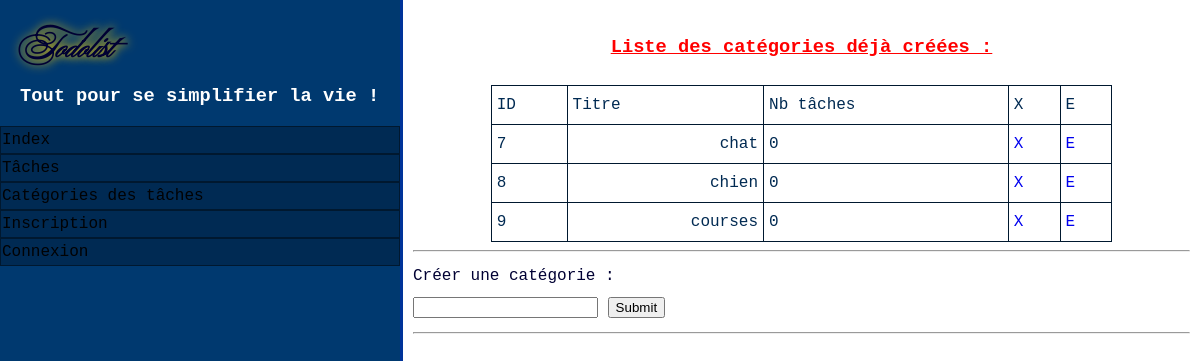
The app's page /categories.php, older data.
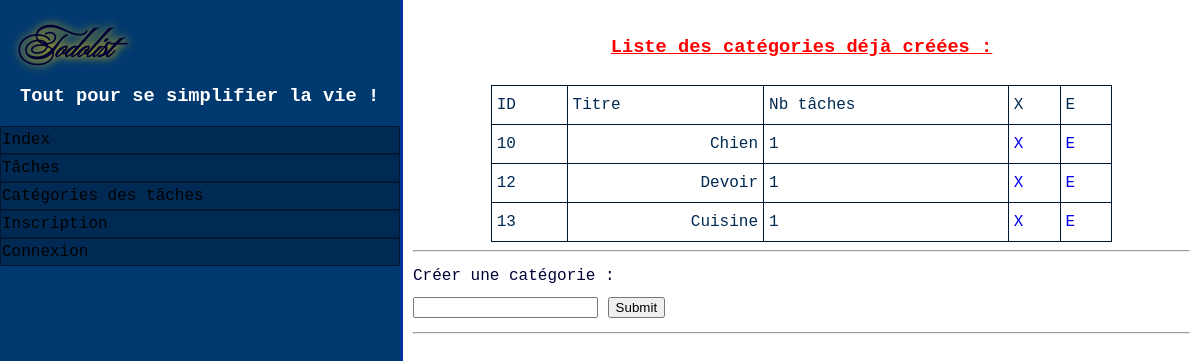
The same page, newer data.
### tables this page shows
CREATE TABLE `categories` (
  `id` int(11) NOT NULL,
  `categorie` varchar(100) NOT NULL
);

### includes/php/include_categories.php (the view, shortened to what this page needs)
<?php
function show_categories($pdo)
{
	$stmt = $pdo->query('SELECT categories.id, categories.categorie, COUNT(taches.id)'
						. ' `nbTaches` FROM categories'
						. ' LEFT JOIN taches ON taches.id_categorie = categories.id'
						. ' GROUP BY categories.id');
	while($row = $stmt->fetch())
	{
		echo "<tr>" . PHP_EOL
		. "<td>" . $row['id'] . "</td>" . PHP_EOL
		. "<td class='titre_tache'>" . htmlentities($row['categorie']) . "</td>" . PHP_EOL
		. "<td class=''>" . $row['nbTaches'] . "</td>" . PHP_EOL
		. "<td><a href=\"categories.php?delete_id=" . $row['id'] . "\">X</a></td>" . PHP_EOL
		. "<td><a href=\"categories.php?editer=" . $row['id'] . "\">E</a></td>" . PHP_EOL
		. "</tr>\n";
	}
}
?>

Row changes from the older to the newer data that the page shows:
removed categories: id "7", categorie "chat", nbTaches "0"
removed categories: id "8", categorie "chien", nbTaches "0"
removed categories: id "9", categorie "courses", nbTaches "0"
added categories: id "10", categorie "Chien", nbTaches "1"
added categories: id "12", categorie "Devoir", nbTaches "1"
added categories: id "13", categorie "Cuisine", nbTaches "1"
